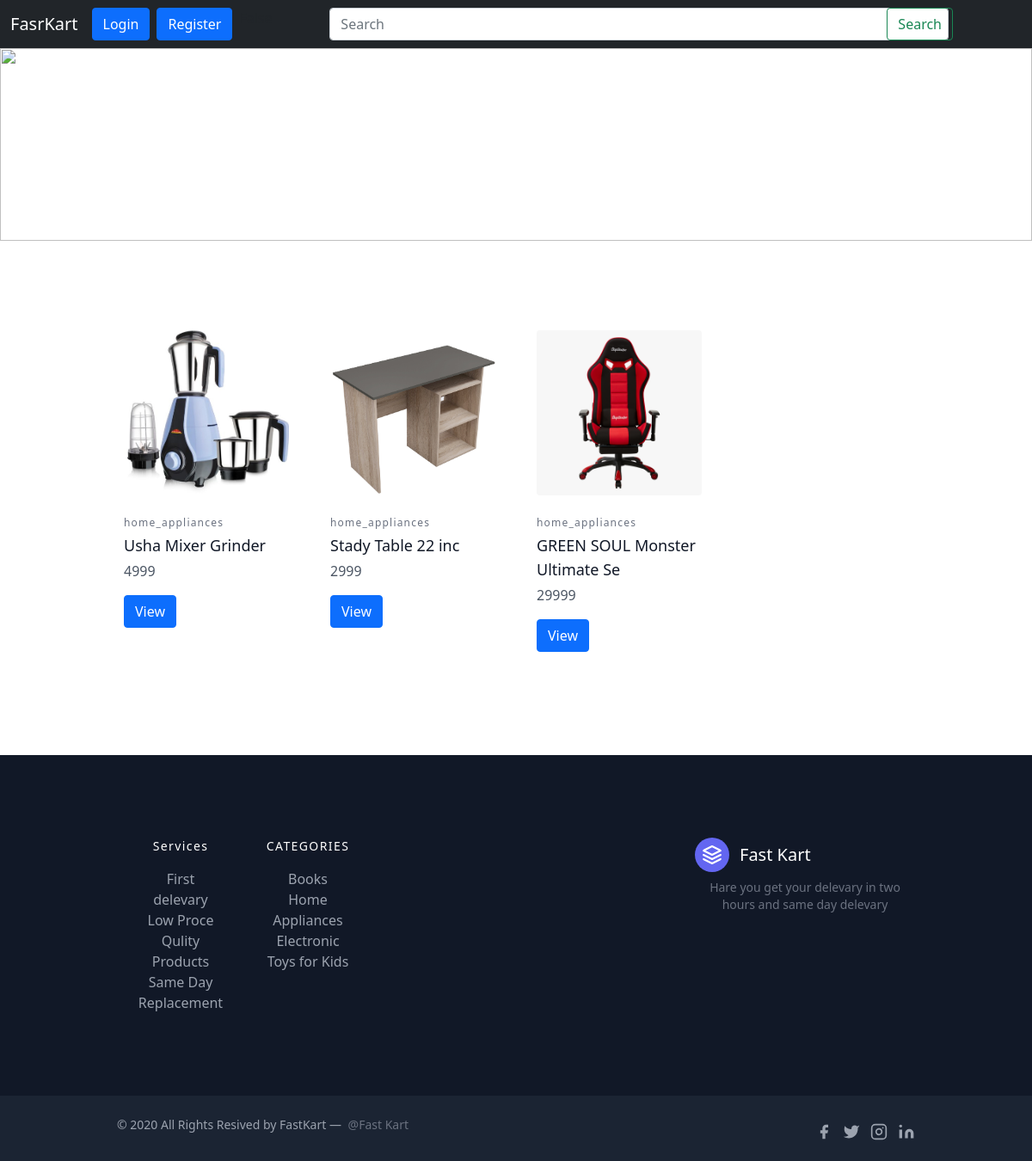
The page /catagory/home_appliances on the database its author committed.
### core/models.py (models this page shows, shortened)
class Product(models.Model):
    product_id = models.AutoField
    product_name = models.CharField(max_length=30)
    category = models.CharField(max_length=50, default="")
    subcategory = models.CharField(max_length=50, default="")
    price = models.IntegerField(default='0')
    desc = models.CharField(max_length=300)
    pub_date = models.DateField()
    images = models.ImageField(upload_to="core/images", default="")

### core/views.py (the view)
# urls.py: path('catagory/<str:cataNmae>', views.catagory, name="catagory"),
def catagory(request, cataNmae):
    AllProds = Product.objects.filter(category=cataNmae)
    params = {"AllProd": AllProds}
    return render(request, 'core/catagory.html', params)

### templates/core/catagory.html (shortened to what this page needs)
{% extends 'core/base.html' %}
{% load static %}
{% block body %}
<body>
    <div id="carouselExampleIndicators" class="carousel slide" data-bs-ride="carousel">
        <div class="carousel-indicators">
            <button type="button" data-bs-target="#carouselExampleIndicators" data-bs-slide-to="0" class="active"
                aria-current="true" aria-label="Slide 1"></button>
            <button type="button" data-bs-target="#carouselExampleIndicators" data-bs-slide-to="1"
                aria-label="Slide 2"></button>
            <button type="button" data-bs-target="#carouselExampleIndicators" data-bs-slide-to="2"
                aria-label="Slide 3"></button>
        </div>
        <div class="carousel-inner">
            <div class="carousel-item active">
                <a href="#"><img src="{% static 'images/1.jpg' %}" class="d-block w-100"></a>
            </div>
        </div>
        <button class="carousel-control-prev" type="button" data-bs-target="#carouselExampleIndicators"
            data-bs-slide="prev">
            <span class="carousel-control-prev-icon" aria-hidden="true"></span>
        </button>
        <button class="carousel-control-next" type="button" data-bs-target="#carouselExampleIndicators"
            data-bs-slide="next">
            <span class="carousel-control-next-icon" aria-hidden="true"></span>
        </button>
    </div>
    <section class="text-gray-600 body-font">
        <div class="container px-5 py-24 mx-auto">
            <div class="flex flex-wrap -m-4">
                {% for products in AllProd %}
                <div class="lg:w-1/4 md:w-1/2 p-4 w-full">
                    <a class="block relative h-48 rounded overflow-hidden">
                        <img alt="ecommerce" class="object-cover object-center w-full h-full block"
                            src="/media/{{products.images}}">
                    </a>
                    <div class="mt-4">
                        <h3 class="text-gray-500 text-xs tracking-widest title-font mb-1">{{products.category}}</h3>
                        <h2 class="text-gray-900 title-font text-lg font-medium">{{products.product_name}}</h2>
                        <p class="mt-1">{{products.price}}</p>
                    </div>
                    <div class="flex">
                        <a href="/product/{{products.id}}"><button class="btn btn-primary my-3">View</button></a>
                    </div>
                </div>
                {% endfor %}
            </div>
        </div>
    </section>
{% endblock body %}

### static/css/home.css (style rules this page uses)
* { margin: 0; padding: 0; box-sizing: border-box; }
.w-100 { width: 100%!important; height: 14rem; }

### rows shown on the page
Product: images (picture), category "home_appliances", product_name "Usha Mixer Grinder", price "4999"
Product: images (picture), category "home_appliances", product_name "Stady Table 22 inc", price "2999"
Product: images (picture), category "home_appliances", product_name "GREEN SOUL Monster Ultimate Se", price "29999"
